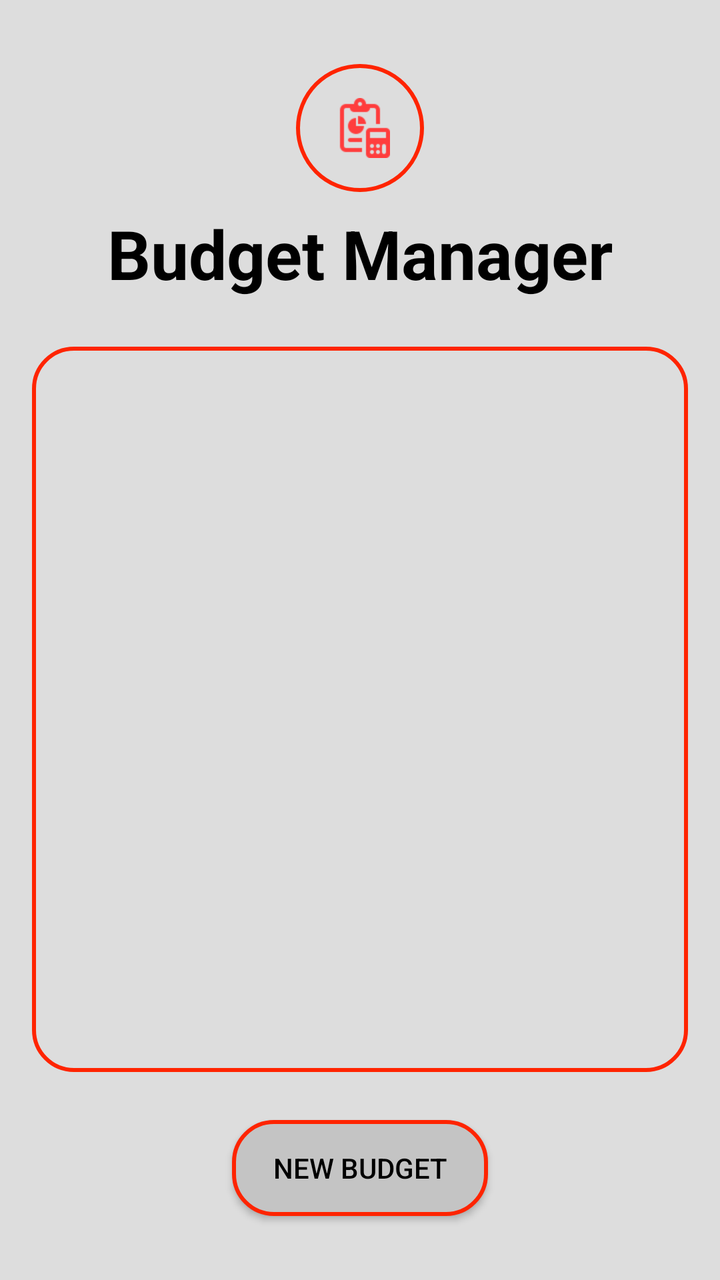
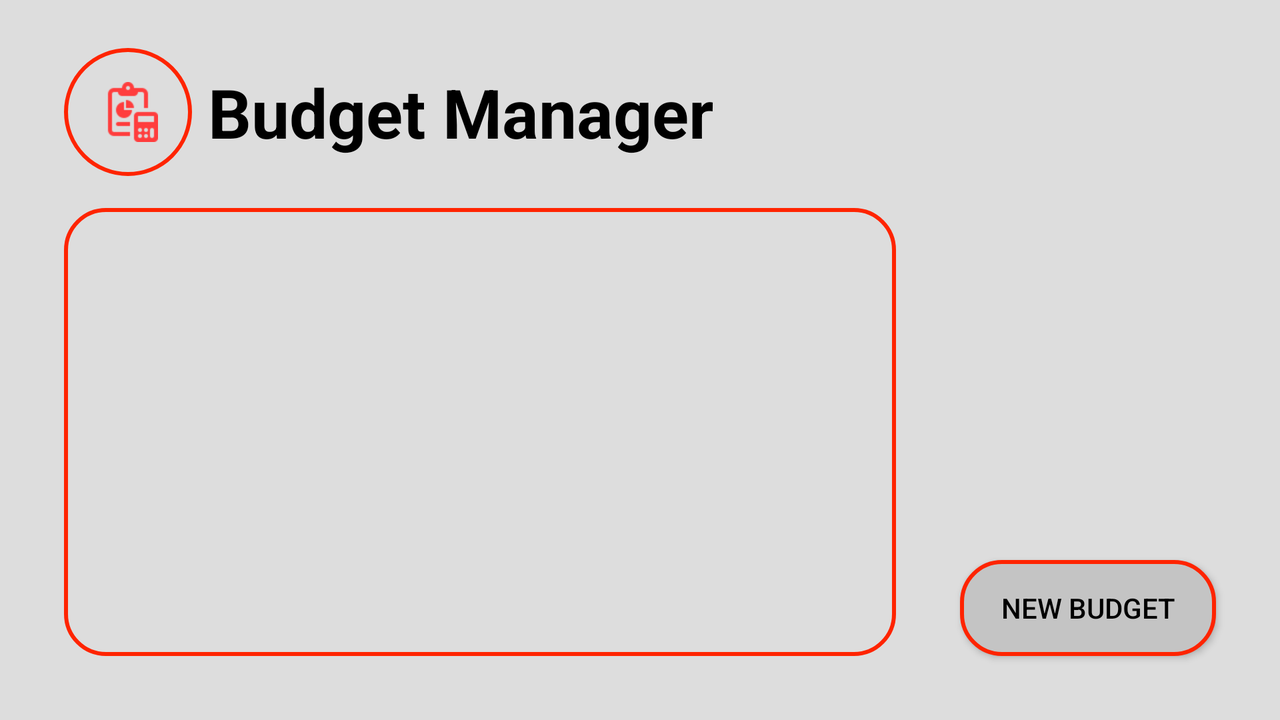

Two renders of one Android screen. The first uses the default layout on a phone; the second uses the alternative layout the repository ships for a different screen configuration, on a matching device. The two XML files are below.
<!-- AndroidManifest.xml: application theme Theme.BudgetManager -->
<!-- res/layout/activity_main.xml -->
<?xml version="1.0" encoding="utf-8"?>
<androidx.constraintlayout.widget.ConstraintLayout xmlns:android="http://schemas.android.com/apk/res/android"
    xmlns:app="http://schemas.android.com/apk/res-auto"
    xmlns:tools="http://schemas.android.com/tools"
    android:layout_width="match_parent"
    android:layout_height="match_parent"
    android:background="@color/Gainsboro"
    tools:context=".MainActivity">

    <TextView
        android:id="@+id/budgetLogName"
        android:layout_width="wrap_content"
        android:layout_height="wrap_content"
        android:layout_marginTop="8dp"
        android:fontFamily="sans-serif"
        android:text="@string/budget_manager"
        android:textColor="@color/black"
        android:textSize="34sp"
        android:textStyle="bold"
        app:layout_constraintEnd_toEndOf="parent"
        app:layout_constraintStart_toStartOf="parent"
        app:layout_constraintTop_toBottomOf="@+id/imageView" />

    <androidx.recyclerview.widget.RecyclerView
        android:id="@+id/BudgetsList"
        android:layout_width="0dp"
        android:layout_height="0dp"
        android:layout_marginStart="16dp"
        android:layout_marginTop="24dp"
        android:layout_marginEnd="16dp"
        android:layout_marginBottom="24dp"
        android:background="@drawable/recycler_view_container"
        android:padding="4dp"
        android:scrollbars="vertical"
        app:layoutManager="androidx.recyclerview.widget.LinearLayoutManager"
        app:layout_constraintBottom_toTopOf="@+id/NewBudgetBtn"
        app:layout_constraintEnd_toEndOf="parent"
        app:layout_constraintStart_toStartOf="parent"
        app:layout_constraintTop_toBottomOf="@+id/budgetLogName" />

    <android.widget.Button
        android:id="@+id/NewBudgetBtn"
        android:layout_width="128dp"
        android:layout_height="wrap_content"
        android:layout_marginStart="64dp"
        android:layout_marginEnd="64dp"
        android:layout_marginBottom="32dp"
        android:background="@drawable/button_background"
        android:text="@string/new_budget"
        android:textColor="@color/black"
        app:layout_constraintBottom_toBottomOf="parent"
        app:layout_constraintEnd_toEndOf="parent"
        app:layout_constraintStart_toStartOf="parent" />

    <ImageView
        android:id="@+id/imageView"
        android:layout_width="64dp"
        android:layout_height="64dp"
        android:layout_marginStart="32dp"
        android:layout_marginTop="32dp"
        android:layout_marginEnd="32dp"
        android:background="@drawable/circular_background"
        android:contentDescription="@string/app_icon"
        android:scaleType="centerInside"
        app:layout_constraintEnd_toEndOf="parent"
        app:layout_constraintStart_toStartOf="parent"
        app:layout_constraintTop_toTopOf="parent"
        app:srcCompat="@drawable/icons8_budget_60___"
        tools:ignore="ImageContrastCheck" />

</androidx.constraintlayout.widget.ConstraintLayout>
<!-- resources referenced by this layout -->
<resources>
  <color name="Gainsboro">#DDDDDD</color>
  <color name="black">#FF000000</color>
  <!-- drawable button_background (drawable) -->
  <?xml version="1.0" encoding="utf-8"?>
  <shape xmlns:android="http://schemas.android.com/apk/res/android">
      <solid
          android:color="@color/Gray77"/>
      <stroke
          android:color="@color/Scarlet"
          android:width="2dp"/>
      <corners
          android:radius="20dp"/>
  </shape>
  <!-- drawable circular_background (drawable) -->
  <?xml version="1.0" encoding="utf-8"?>
  <shape xmlns:android="http://schemas.android.com/apk/res/android"
      android:shape="oval">
      <stroke android:color="@color/Scarlet"
          android:width="2dp"/>
  </shape>
  <!-- drawable icons8_budget_60___: png bitmap (drawable-xhdpi, 850 bytes) -->
  <!-- drawable recycler_view_container (drawable) -->
  <?xml version="1.0" encoding="utf-8"?>
  <shape xmlns:android="http://schemas.android.com/apk/res/android">
      <corners
          android:radius="20dp" />
      <solid
          android:color="#00FFFFFF"/>
      <stroke
          android:color="@color/Scarlet"
          android:width="2dp"/>
  </shape>
  <string name="app_icon">App Icon</string>
  <string name="budget_manager">Budget Manager</string>
  <string name="new_budget">New Budget</string>
  <style name="Theme.BudgetManager" parent="Base.Theme.BudgetManager" />
  <color name="Gray77">#C4C4C4</color>
  <color name="Scarlet">#FF2400</color>
  <style name="Base.Theme.BudgetManager" parent="Theme.Material3.DayNight.NoActionBar">
          
          
      </style>
</resources>
<!-- res/layout-land/activity_main.xml (the author's variant of the layout above) -->
<!-- drawn on the phone turned sideways -->
<?xml version="1.0" encoding="utf-8"?>
<androidx.constraintlayout.widget.ConstraintLayout xmlns:android="http://schemas.android.com/apk/res/android"
    xmlns:app="http://schemas.android.com/apk/res-auto"
    xmlns:tools="http://schemas.android.com/tools"
    android:layout_width="match_parent"
    android:layout_height="match_parent"
    android:background="@color/Gainsboro"
    tools:context=".ui.MainActivity">

    <LinearLayout
        android:id="@+id/linearLayoutTitle"
        android:layout_width="wrap_content"
        android:layout_height="wrap_content"
        android:layout_marginStart="32dp"
        android:layout_marginTop="24dp"
        android:orientation="horizontal"
        app:layout_constraintStart_toStartOf="parent"
        app:layout_constraintTop_toTopOf="parent">

        <ImageView
            android:id="@+id/budgetIcon"
            android:layout_width="64dp"
            android:layout_height="64dp"
            android:layout_marginEnd="8dp"
            android:background="@drawable/circular_background"
            android:contentDescription="@string/app_icon"
            android:scaleType="centerInside"
            app:srcCompat="@drawable/icons8_budget_60___"
            tools:ignore="ImageContrastCheck" />

        <TextView
            android:id="@+id/budgetLogName"
            android:layout_width="wrap_content"
            android:layout_height="wrap_content"
            android:layout_gravity="center_vertical"
            android:fontFamily="sans-serif"
            android:text="@string/budget_manager"
            android:textColor="@color/black"
            android:textSize="34sp"
            android:textStyle="bold" />
    </LinearLayout>

    <androidx.recyclerview.widget.RecyclerView
        android:id="@+id/BudgetsList"
        android:layout_width="0dp"
        android:layout_height="0dp"
        android:layout_marginStart="32dp"
        android:layout_marginTop="16dp"
        android:layout_marginEnd="32dp"
        android:layout_marginBottom="32dp"
        android:background="@drawable/recycler_view_container"
        android:padding="4dp"
        android:scrollbars="vertical"
        app:layoutManager="androidx.recyclerview.widget.LinearLayoutManager"
        app:layout_constraintBottom_toBottomOf="parent"
        app:layout_constraintEnd_toStartOf="@+id/NewBudgetBtn"
        app:layout_constraintStart_toStartOf="parent"
        app:layout_constraintTop_toBottomOf="@+id/linearLayoutTitle" />

    <android.widget.Button
        android:id="@+id/NewBudgetBtn"
        android:layout_width="128dp"
        android:layout_height="wrap_content"
        android:layout_marginEnd="32dp"
        android:layout_marginBottom="32dp"
        android:background="@drawable/button_background"
        android:text="@string/new_budget"
        android:textColor="@color/black"
        app:layout_constraintBottom_toBottomOf="parent"
        app:layout_constraintEnd_toEndOf="parent" />

</androidx.constraintlayout.widget.ConstraintLayout>
